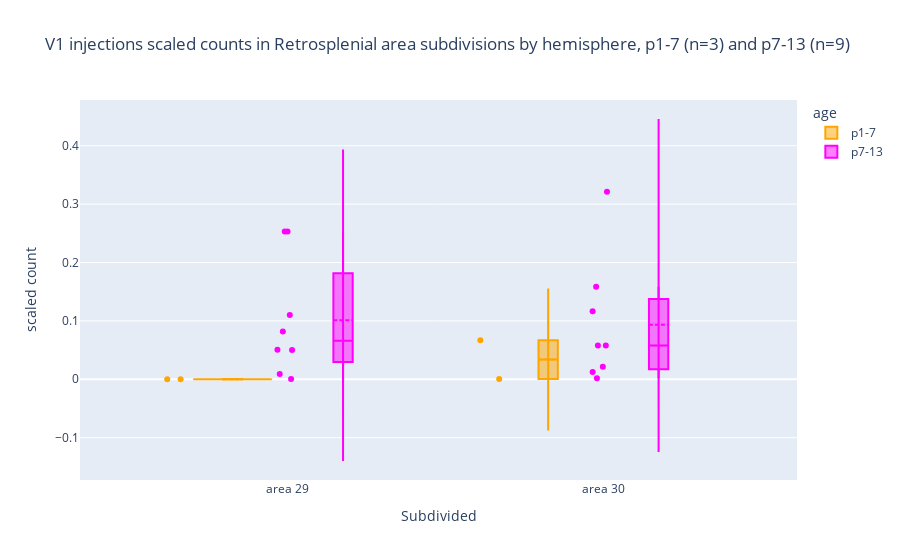

Source (notebook cell):
### Code cell
plot_scaledcount_zoomed_sub(subdivided_rsc_grouped, "V1 injections scaled counts in Retrosplenial area subdivisions by hemisphere, p1-7 (n=3) and p7-13 (n=9) ")

### Figure 1 — Plotly figure (JSON) as saved in the notebook; plotly's stock layout.template omitted (floating-point values rounded to 4 significant figures)
{"data": [{"alignmentgroup": "True", "box": {"visible": true}, "hovertemplate": "age=p1-7<br>Subdivided=%{x}<br>scaled count=%{y}<extra></extra>", "legendgroup": "p1-7", "marker": {"color": "orange"}, "meanline": {"visible": true}, "name": "p1-7", "offsetgroup": "p1-7", "orientation": "v", "points": "all", "scalegroup": "True", "showlegend": true, "type": "violin", "x": ["area 29", "area 30", "area 29", "area 30"], "x0": " ", "xaxis": "x", "y": [0.000176, 0.06704, 8.422e-05, 0.0006737], "y0": " ", "yaxis": "y"}, {"alignmentgroup": "True", "box": {"visible": true}, "hovertemplate": "age=p7-13<br>Subdivided=%{x}<br>scaled count=%{y}<extra></extra>", "legendgroup": "p7-13", "marker": {"color": "magenta"}, "meanline": {"visible": true}, "name": "p7-13", "offsetgroup": "p7-13", "orientation": "v", "points": "all", "scalegroup": "True", "showlegend": true, "type": "violin", "x": ["area 29", "area 30", "area 29", "area 30", "area 30", "area 29", "area 30", "area 29", "area 30", "area 29", "area 30", "area 29", "area 30", "area 29", "area 30", "area 29"], "x0": " ", "xaxis": "x", "y": [0.2532, 0.05764, 0.2532, 0.05764, 0.01246, 0.0818, 0.1166, 0.05024, 0.321, 0.008917, 0.02166, 0.1099, 0.1583, 0.0003455, 0.001728, 0.0504], "y0": " ", "yaxis": "y"}], "layout": {"legend": {"title": {"text": "age"}, "tracegroupgap": 0}, "title": {"text": "V1 injections scaled counts in Retrosplenial area subdivisions by hemisphere, p1-7 (n=3) and p7-13 (n=9) "}, "violinmode": "group", "xaxis": {"anchor": "y", "domain": [0, 1], "title": {"text": "Subdivided"}}, "yaxis": {"anchor": "x", "domain": [0, 1], "title": {"text": "scaled count"}}}}
